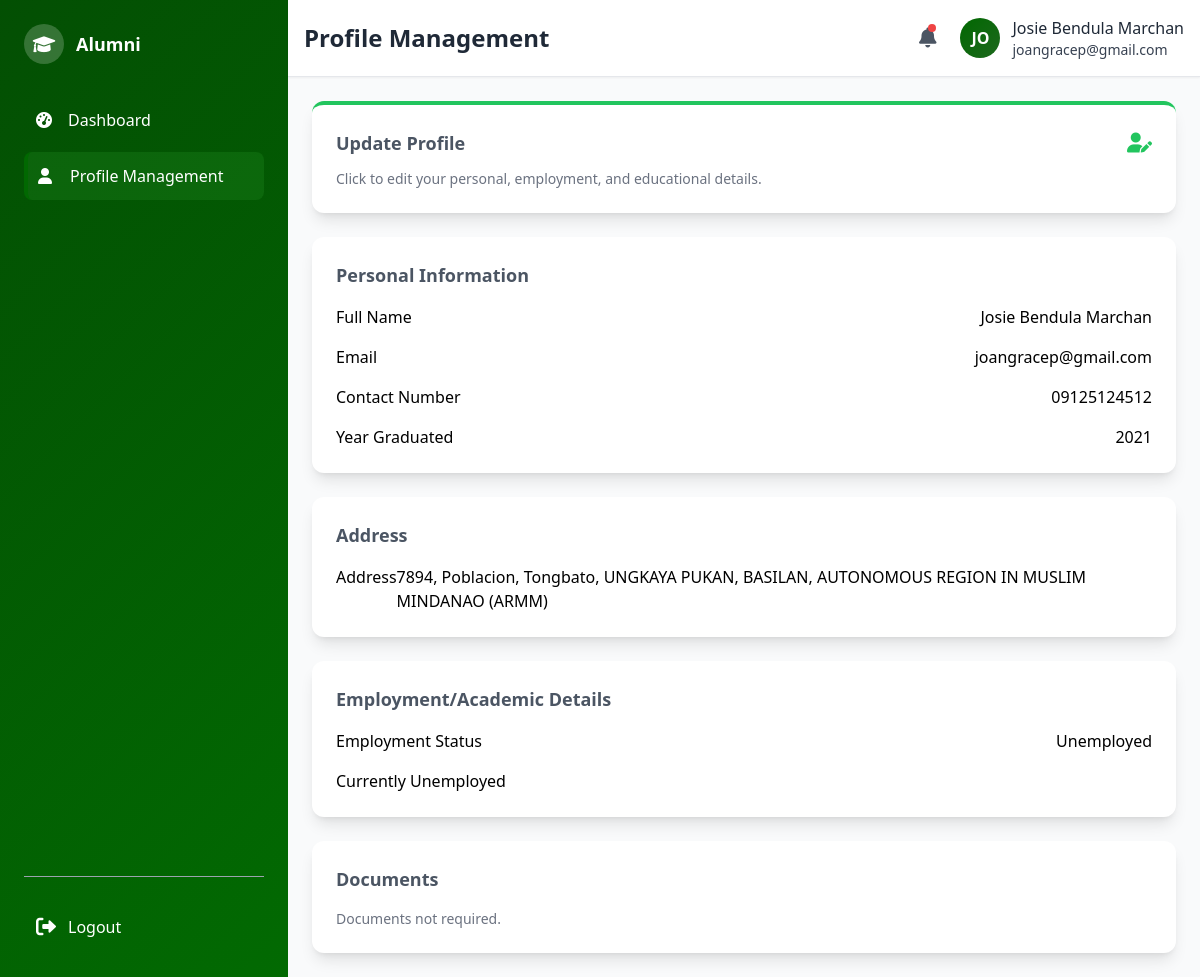
Page /alumni/alumni_profile.php (signed in) on the earlier database version.
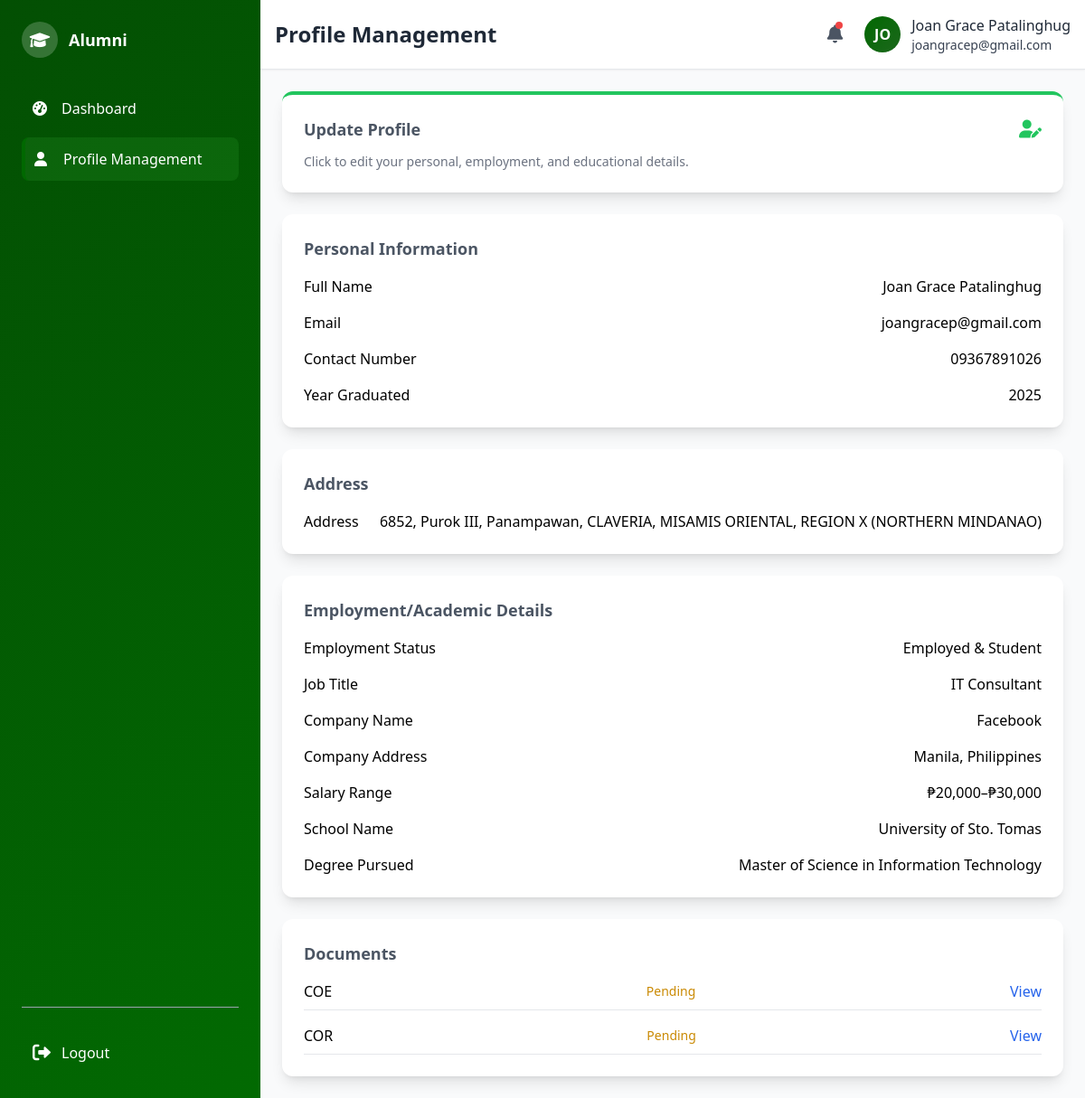
Same page on the later database version.
### tables this page shows
CREATE TABLE `users` (
  `user_id` int(11) NOT NULL,
  `email` varchar(100) NOT NULL,
  `password` varchar(200) NOT NULL,
  `role` enum('admin','alumni') NOT NULL,
  `name` varchar(150) NOT NULL,
  `created_at` timestamp NOT NULL DEFAULT current_timestamp()
);

CREATE TABLE `alumni_profile` (
  `user_id` int(11) NOT NULL,
  `address_id` int(11) DEFAULT NULL,
  `first_name` varchar(100) NOT NULL,
  `middle_name` varchar(100) DEFAULT NULL,
  `last_name` varchar(100) NOT NULL,
  `contact_number` varchar(20) NOT NULL,
  `year_graduated` year(4) DEFAULT NULL,
  `employment_status` enum('Employed','Self-Employed','Unemployed','Student','Employed & Student') DEFAULT NULL,
  `photo_path` varchar(255) DEFAULT NULL,
  `last_profile_update` timestamp NULL DEFAULT NULL
);

CREATE TABLE `employment_info` (
  `employment_id` int(11) NOT NULL,
  `user_id` int(11) NOT NULL,
  `job_title_id` int(11) DEFAULT NULL,
  `company_name` varchar(150) DEFAULT NULL,
  `salary_range` enum('Below ₱10,000','₱10,000–₱20,000','₱20,000–₱30,000','₱30,000–₱40,000','₱40,000–₱50,000','Above ₱50,000') DEFAULT NULL,
  `business_type` varchar(255) DEFAULT NULL,
  `company_address` varchar(255) DEFAULT NULL
);

CREATE TABLE `job_titles` (
  `job_title_id` int(11) NOT NULL,
  `title` varchar(150) NOT NULL
);

CREATE TABLE `education_info` (
  `education_id` int(11) NOT NULL,
  `user_id` int(11) NOT NULL,
  `school_name` varchar(255) NOT NULL,
  `degree_pursued` varchar(255) NOT NULL,
  `start_year` year(4) DEFAULT NULL,
  `end_year` year(4) DEFAULT NULL
);

CREATE TABLE `alumni_documents` (
  `doc_id` int(11) NOT NULL,
  `user_id` int(11) NOT NULL,
  `document_type` enum('COR','COE','B_CERT') NOT NULL,
  `file_path` varchar(255) NOT NULL,
  `document_status` enum('Pending','Approved','Rejected') DEFAULT 'Pending',
  `needs_reupload` tinyint(1) DEFAULT 0,
  `rejection_reason` text DEFAULT NULL
);

### alumni/alumni_profile.php (the view, shortened to what this page needs)
<?php
include("../connect.php");
$user_id = $_SESSION['user_id'];
$page_title = "Profile Management";
$active_page = "profile";
$stmt = $conn->prepare("
    SELECT ap.*, u.email, a.street_details, a.zip_code,
           tb.barangay_name, tm.municipality_name, tp.province_name, tr.region_name,
           tr.region_id, tp.province_id, tm.municipality_id, tb.barangay_id
    FROM alumni_profile ap
    LEFT JOIN users u ON ap.user_id = u.user_id
    LEFT JOIN address a ON ap.address_id = a.address_id
    LEFT JOIN table_barangay tb ON a.barangay_id = tb.barangay_id
    LEFT JOIN table_municipality tm ON tb.municipality_id = tm.municipality_id
    LEFT JOIN table_province tp ON tm.province_id = tp.province_id
    LEFT JOIN table_region tr ON tp.region_id = tr.region_id
    WHERE ap.user_id = ?
");
$stmt->bind_param("i", $user_id);
$stmt->execute();
$result = $stmt->get_result();
$profile = $result->fetch_assoc() ?: [];
$stmt = $conn->prepare("SELECT ei.*, jt.title AS job_title, ei.business_type FROM employment_info ei LEFT JOIN job_titles jt ON ei.job_title_id = jt.job_title_id WHERE ei.user_id = ?");
$stmt->bind_param("i", $user_id);
$stmt->execute();
$result = $stmt->get_result();
$employment = $result->fetch_assoc() ?: [];
$stmt = $conn->prepare("SELECT * FROM education_info WHERE user_id = ?");
$stmt->bind_param("i", $user_id);
$stmt->execute();
$result = $stmt->get_result();
$education = $result->fetch_assoc() ?: [];
$docs = [];
if (!empty($profile['user_id'])) {
    $stmt = $conn->prepare("SELECT document_type, file_path, document_status, rejection_reason, needs_reupload FROM alumni_documents WHERE user_id = ?");
    $stmt->bind_param("i", $profile['user_id']);
    $stmt->execute();
    $result = $stmt->get_result();
    while ($doc = $result->fetch_assoc()) {
        $docs[] = $doc;
    }
}
$full_name = 'Alumni';
if (!empty($profile)) {
    $full_name = trim(
        ($profile['first_name'] ?? '') . ' ' .
        ($profile['middle_name'] ?? '') . ' ' .
        ($profile['last_name'] ?? '')
    );
}
?>
<div class="space-y-6">
    <div id="updateProfileBtn" class="bg-white p-6 rounded-xl shadow-lg flex flex-col justify-between hover:shadow-xl transition duration-200 border-t-4 border-green-500 cursor-pointer">
        <div class="flex items-center justify-between mb-3">
            <h3 class="text-lg font-semibold text-gray-600">Update Profile</h3>
            <i class="fas fa-user-edit text-xl text-green-500"></i>
        </div>
        <p class="text-sm text-gray-500">Click to edit your personal, employment, and educational details.</p>
    </div>
    <?php if (!empty($profile)): ?>
        <div class="bg-white p-6 rounded-xl shadow-lg">
            <h3 class="text-lg font-semibold text-gray-600 mb-4">Personal Information</h3>
            <dl class="grid grid-cols-1 gap-4">
                <div class="flex justify-between">
                    <dt class="font-medium">Full Name</dt>
                    <dd><?php echo htmlspecialchars($full_name); ?></dd>
                </div>
                <div class="flex justify-between">
                    <dt class="font-medium">Email</dt>
                    <dd><?php echo htmlspecialchars($profile['email'] ?? 'N/A'); ?></dd>
                </div>
                <div class="flex justify-between">
                    <dt class="font-medium">Contact Number</dt>
                    <dd><?php echo htmlspecialchars($profile['contact_number'] ?? 'N/A'); ?></dd>
                </div>
                <div class="flex justify-between">
                    <dt class="font-medium">Year Graduated</dt>
                    <dd><?php echo htmlspecialchars($profile['year_graduated'] ?? 'N/A'); ?></dd>
                </div>
            </dl>
        </div>
        <div class="bg-white p-6 rounded-xl shadow-lg">
            <h3 class="text-lg font-semibold text-gray-600 mb-4">Address</h3>
            <dl class="grid grid-cols-1 gap-4">
                <div class="flex justify-between">
                    <dt class="font-medium">Address</dt>
                    <dd><?php echo htmlspecialchars(
                        ($profile['zip_code'] ?? '') . ', ' .
                        ($profile['street_details'] ?? '') . ', ' .
                        ($profile['barangay_name'] ?? '') . ', ' .
                        ($profile['municipality_name'] ?? '') . ', ' .
                        ($profile['province_name'] ?? '') . ', ' .
                        ($profile['region_name'] ?? '') . ' '
                    ); ?></dd>
                </div>
            </dl>
        </div>
        <div class="bg-white p-6 rounded-xl shadow-lg">
            <h3 class="text-lg font-semibold text-gray-600 mb-4">Employment/Academic Details</h3>
            <dl class="grid grid-cols-1 gap-4">
                <div class="flex justify-between">
                    <dt class="font-medium">Employment Status</dt>
                    <dd><?php echo htmlspecialchars($profile['employment_status'] ?? 'Not Set'); ?></dd>
                </div>
                <?php if (in_array($profile['employment_status'] ?? '', ['Employed', 'Self-Employed', 'Employed & Student'])): ?>
                    <?php if ($profile['employment_status'] !== 'Self-Employed'): ?>
                        <div class="flex justify-between">
                            <dt class="font-medium">Job Title</dt>
                            <dd><?php echo htmlspecialchars($employment['job_title'] ?? 'N/A'); ?></dd>
                        </div>
                        <div class="flex justify-between">
                            <dt class="font-medium">Company Name</dt>
                            <dd><?php echo htmlspecialchars($employment['company_name'] ?? 'N/A'); ?></dd>
                        </div>
                        <div class="flex justify-between">
                            <dt class="font-medium">Company Address</dt>
                            <dd><?php echo htmlspecialchars($employment['company_address'] ?? 'N/A'); ?></dd>
                        </div>
                    <?php endif; ?>
                    <div class="flex justify-between">
                        <dt class="font-medium"><?php echo ($profile['employment_status'] === 'Self-Employed') ? 'Monthly Income Range' : 'Salary Range'; ?></dt>
                        <dd><?php echo htmlspecialchars($employment['salary_range'] ?? 'N/A'); ?></dd>
                    </div>
                <?php endif; ?>
                <?php if (in_array($profile['employment_status'] ?? '', ['Student', 'Employed & Student'])): ?>
                    <div class="flex justify-between">
                        <dt class="font-medium">School Name</dt>
                        <dd><?php echo htmlspecialchars($education['school_name'] ?? 'N/A'); ?></dd>
                    </div>
                    <div class="flex justify-between">
                        <dt class="font-medium">Degree Pursued</dt>
                        <dd><?php echo htmlspecialchars($education['degree_pursued'] ?? 'N/A'); ?></dd>
                    </div>
                <?php endif; ?>
                <?php if (($profile['employment_status'] ?? '') === 'Unemployed'): ?>
                    <dd>Currently Unemployed</dd>
                <?php endif; ?>
            </dl>
        </div>
        <div class="bg-white p-6 rounded-xl shadow-lg">
            <h3 class="text-lg font-semibold text-gray-600 mb-4">Documents</h3>
            <?php if (empty($docs)): ?>
                <p class="text-sm text-gray-500">Documents not required.</p>
            <?php else: ?>
                <div class="space-y-4">
                    <?php foreach ($docs as $doc): ?>
                        <div class="flex justify-between items-center border-b pb-2">
                            <span class="font-medium"><?php echo htmlspecialchars($doc['document_type']); ?></span>
                            <span class="text-sm <?php echo $doc['document_status'] === 'Approved' ? 'text-green-600' : ($doc['document_status'] === 'Rejected' ? 'text-red-600' : 'text-yellow-600'); ?>"><?php echo htmlspecialchars($doc['document_status']); ?></span>
                            <a href="../<?php echo htmlspecialchars($doc['file_path']); ?>" target="_blank" class="text-blue-600 hover:underline">View</a>
                        </div>
                    <?php endforeach; ?>
                </div>
            <?php endif; ?>
        </div>
    <?php endif; ?>
</div>
<?php
$page_content = ob_get_clean();
include("alumni_format.php");
?>

### alumni/alumni_format.php (shortened to what this page needs)
<?php
include("../connect.php");
$user_id = $_SESSION["user_id"];
$stmt = $conn->prepare("
    SELECT ap.first_name, ap.middle_name, ap.last_name, u.email
    FROM alumni_profile AS ap
    LEFT JOIN users AS u ON ap.user_id = u.user_id
    WHERE ap.user_id = ?
");
$stmt->bind_param("i", $user_id);
$stmt->execute();
$result = $stmt->get_result();
$profile = $result->fetch_assoc() ?: [];
$full_name = 'Alumni';
if (!empty($profile)) {
    $full_name = trim(
        ($profile['first_name'] ?? '') . ' ' .
        ($profile['middle_name'] ?? '') . ' ' .
        ($profile['last_name'] ?? '')
    );
}
$page_title = $page_title ?? "Alumni Page";
?>
<!DOCTYPE html>
<html lang="en">
<head>
    <script src="https://cdn.tailwindcss.com"></script>
    <link href="https://cdnjs.cloudflare.com/ajax/libs/font-awesome/6.0.0/css/all.min.css" rel="stylesheet">
    <link rel="stylesheet" href="alumni_format.css">
</head>
<body class="bg-gray-50 min-h-screen flex">
    <div class="w-72 gradient-bg text-white flex-shrink-0 flex flex-col h-screen justify-between">
        <div class="p-6">
            <div class="flex items-center space-x-3 mb-8">
                <div class="w-10 h-10 rounded-full bg-white bg-opacity-20 flex items-center justify-center">
                    <i class="fas fa-graduation-cap text-lg" aria-hidden="true"></i>
                </div>
                <h2 class="font-bold text-lg">Alumni</h2>
            </div>
            <nav class="space-y-2">
                <a href="alumni_dashboard.php" class="sidebar-item <?php echo ($active_page ?? '') === 'dashboard' ? 'active' : ''; ?> flex items-center space-x-3 p-3 rounded-lg">
                    <i class="fas fa-tachometer-alt w-5" aria-hidden="true"></i>
                    <span>Dashboard</span>
                </a>
                <a href="alumni_profile.php" class="sidebar-item <?php echo ($active_page ?? '') === 'profile' ? 'active' : ''; ?> flex items-center space-x-3 p-3 rounded-lg">
                    <i class="fas fa-user w-5" aria-hidden="true"></i>
                    <span>Profile Management</span>
                </a>
            </nav>
        </div>
            <div class="p-6">
                <hr class="border-gray-400 my-6">
                <a href="../login/logout.php" class="flex items-center space-x-3 text-white-300 hover:text-red-500 p-3 rounded-lg">
                    <i class="fas fa-sign-out-alt text-xl" aria-hidden="true"></i>
                    <span>Logout</span>
                </a>
            </div>
    </div>
    <div class="flex-1 flex flex-col">
        <header class="bg-white shadow-sm border-b p-4">
            <div class="flex items-center justify-between">
                <h1 class="text-2xl font-bold text-gray-800"><?php echo htmlspecialchars($page_title); ?></h1>
                <div class="flex items-center space-x-6">
                    <div class="relative">
                        <button id="notificationBtn" class="relative text-gray-600 hover:text-blue-600 flex items-center">
                            <i class="fas fa-bell text-xl"></i>
                            <span class="absolute top-0 right-0 w-2 h-2 bg-red-500 rounded-full"></span>
                        </button>
                    </div>
                    <div class="flex items-center space-x-3">
                        <div class="profile-avatar w-10 h-10 rounded-full flex items-center justify-center text-white font-bold">
                            <?php
                            $stmt = $conn->prepare("SELECT name, email FROM users WHERE user_id = ?");
                            $stmt->bind_param("i", $user_id);
                            $stmt->execute();
                            $result = $stmt->get_result();
                            $initials = 'AL';
                            $user_email = '';
                            if ($row = $result->fetch_assoc()) {
                                $initials = strtoupper(substr(trim($row['name'] ?: 'Alumni'), 0, 2));
                                $user_email = $row['email'];
                            }
                            echo htmlspecialchars($initials);
                            ?>
                        </div>
                        <div class="hidden md:block">
                            <p class="font-medium text-gray-800">
                                <?php echo htmlspecialchars($full_name); ?>
                            </p>
                            <p class="font-medium text-gray-700 text-sm">
                                <?php echo htmlspecialchars($user_email); ?>
                            </p>
                        </div>
                    </div>
                </div>
            </div>
        </header>
        <main class="flex-1 p-6 overflow-auto">
            <?php echo $page_content ?? ''; ?>
        </main>
    </div>
</body>
</html>

### alumni/alumni_format.css (style rules this page uses)
:root { --primary-green: #034f03; --forest-green: #026a02; --lime-green: #016801; --sea-green: #1d681d; --light-bg: #06690e; --dark-text: #1C1C1C; }
.gradient-bg { background: linear-gradient(135deg, var(--primary-green) 0%, var(--forest-green) 100%); }
.sidebar-item { transition: all 0.3s ease; color: #fff; padding-left: 14px; }
.sidebar-item.active { background: rgba(34, 139, 34, 0.3); border-left: 4px solid var(--lime-green); padding-left: 10px; }
.profile-avatar { background: linear-gradient(135deg, var(--lime-green) 0%, var(--sea-green) 100%); }

### alumni/alumni_format.php (style rules this page uses)
.hidden { display: none; }

Differences in the rows shown:
changed alumni_profile: full_name "Josie Bendula Marchan" → "Joan Grace Patalinghug"
added employment_info: job_title.title "IT Consultant", company_name "Facebook", company_address "Manila, Philippines", salary_range "₱20,000–₱30,000"
added education_info: school_name "University of Sto. Tomas", degree_pursued "Master of Science in Information Technology"
added alumni_documents: document_type "COE", document_status "Pending"
added alumni_documents: document_type "COR", document_status "Pending"
Other differences:
$full_name: "Josie Bendula Marchan" → "Joan Grace Patalinghug"
$profile['contact_number']: "09125124512" → "09367891026"
$profile['year_graduated']: "2021" → "2025"
$profile['employment_status']: "Unemployed" → "Employed & Student"
text no longer shown: "7894, Poblacion, Tongbato, UNGKAYA PUKAN, BASILAN, AUTONOMOUS REGION IN MUSLIM MINDANAO (ARMM) Currently Unemployed Documents not required."
text now shown: "6852, Purok III, Panampawan, CLAVERIA, MISAMIS ORIENTAL, REGION X (NORTHERN MINDANAO) Job Title Company Name Company Address Salary Range School Name Degree Pursued"
